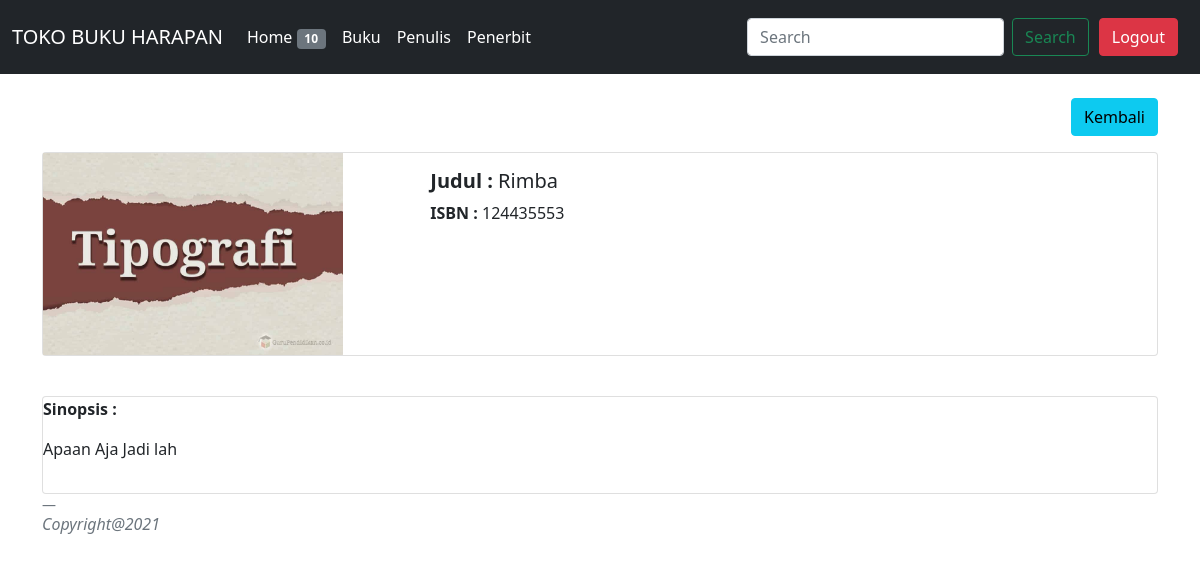
The app's page /books/detail.php?id=63 with its own data.
### tables this page shows
CREATE TABLE `books` (
  `id` int(11) NOT NULL,
  `title` varchar(255) DEFAULT NULL,
  `isbn` varchar(50) DEFAULT NULL,
  `synopsis` text DEFAULT NULL,
  `cover` varchar(255) DEFAULT NULL
);

### books/detail.php (the view, shortened to what this page needs)
<!DOCTYPE html>
<html lang="en">
<head>
    <link href="https://cdn.jsdelivr.net/npm/bootstrap@5.0.0-beta3/dist/css/bootstrap.min.css" rel="stylesheet">
</head>
<body">
<nav class="navbar navbar-expand-lg navbar-dark bg-dark">
  <div class="container-fluid">
    <a class="navbar-brand" href="#">TOKO BUKU HARAPAN</a>
    <div class="collapse navbar-collapse" id="navbarTogglerDemo03">
      <ul class="navbar-nav me-auto mb-2 mb-lg-0">
        <li class="nav-item">
          <a class="nav-link active" aria-current="page" href="#">Home
          <span class="badge bg-secondary">10</span>
          </a>
        </li>
        <li class="nav-item">
          <a class="nav-link active" href="#">Buku</a>
        </li>
        <li class="nav-item">
          <a class="nav-link active" href="../writers/index.php">Penulis</a>
        </li>
        <li class="nav-item">
          <a class="nav-link active" href="../publisher/index.php">Penerbit</a>
        </li>
      </ul>
      <form class="d-flex">
        <input class="form-control me-2" type="search" placeholder="Search" aria-label="Search">
        <button class="btn btn-outline-success" type="submit">Search</button>
      </form>
      <a href="#" class="btn btn-danger" style="margin: 10px">Logout</a>
    </div>
  </div>
</nav>
<br>
    <?php
	include '../config/conn.php';
    $id = $_GET['id'];
    $data = mysqli_query($conn,"SELECT * FROM books where id='$id'");
    while($d = mysqli_fetch_array($data)){
	?>
    <div class="container">
    <p align = "right">
        <a href="index.php" class="btn btn-info">Kembali</a>
    </p>
        <div class="card mb-3">
            <div class="row g-0">
                <div class="col-md-4">
                    <img src="../admin/img/<?= $d["cover"]; ?>" style="width:300px" alt="...">
                </div>
                <div class="col-md-8">
                    <div class="card-body">
                    <h5 class="card-title"><b> Judul : </b><?= $d['title']; ?></h5>
                    <p class="card-text"><b> ISBN : </b><?= $d['isbn']; ?></p>
                  </div>
                </div>
              </div>
            </div><br>
            <div class="card mb-3">
              <p class  ="card-text"><b> Sinopsis : </b><?= $d['synopsis']; ?></p>
            </div>
    <?php } ?>
    <figcaption class="blockquote-footer">
     <cite title="Source Title"><h6>Copyright@2021</h6></cite>
  </figcaption>
</body>
</html>

### records on screen
books: cover (picture), title "Rimba", isbn "124435553", synopsis "Apaan Aja Jadi lah"
